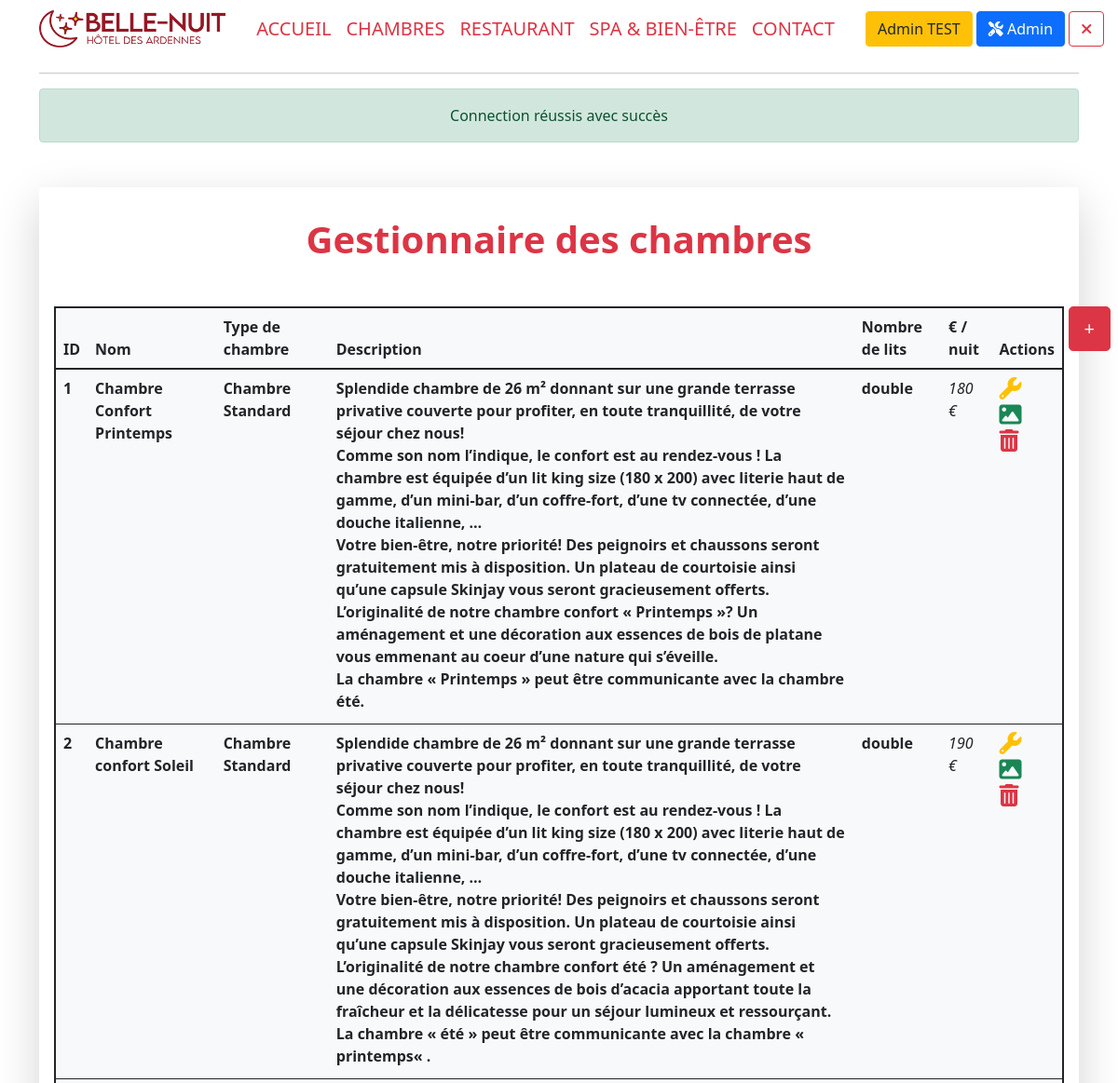
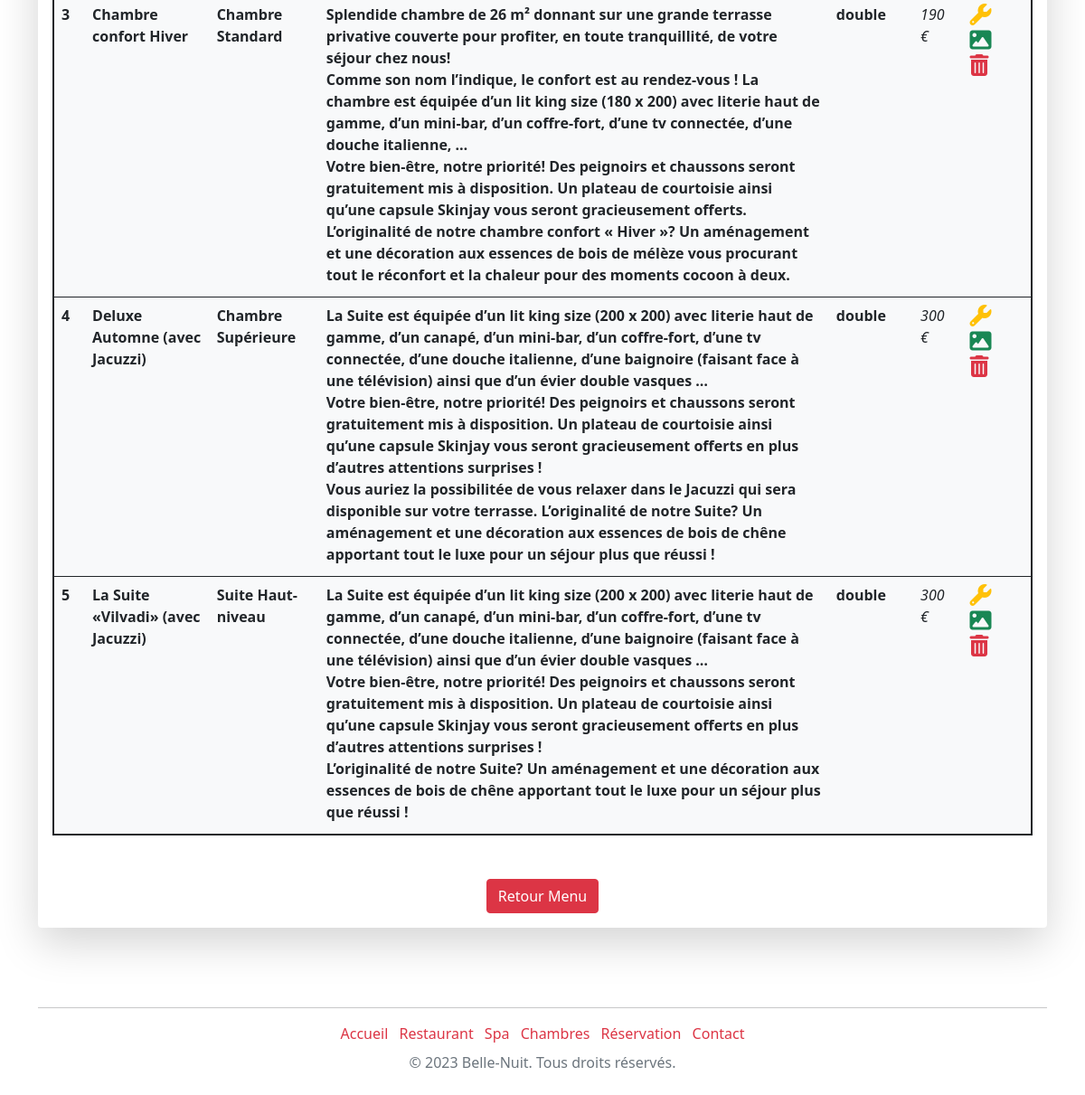
/adminBedrooms (signed in), run on the app's committed database (2 pictures, top to bottom).
### tables this page shows
CREATE TABLE `bedroom` (
  `bedroom_id` int(11) NOT NULL,
  `bedroom_name` varchar(40) NOT NULL,
  `bedroom_description` text NOT NULL,
  `bedroom_bed` enum('double','twin','single') NOT NULL,
  `bedroom_priceday` int(11) NOT NULL,
  `id_roomcategory` int(11) NOT NULL
);

CREATE TABLE `category_bedroom` (
  `roomcategory_id` int(11) NOT NULL,
  `roomcategory_name` varchar(30) NOT NULL
);

### models/Model.class.php (called while the page is built, shortened)
<?php
abstract class Model{
    private static $pdo;
    private static function setBdd(){
        self::$pdo = new PDO("mysql:host=localhost;dbname=hotel;charset=utf8", "root", "");
        self::$pdo->setAttribute(PDO::ATTR_ERRMODE, PDO::ERRMODE_WARNING);
    }
    protected function getBdd(){
        return self::$pdo;
    }
}

### models/FrontManager.model.php (called while the page is built, shortened)
<?php
require_once("Model.class.php");
class FrontManager extends Model
{
    public function getAllBedrooms()
    {
        $stmt = $this->getBdd()->prepare('
        SELECT bedroom_id,bedroom_name,bedroom_description,bedroom_bed,bedroom_priceday, category_bedroom.roomcategory_name FROM bedroom
        INNER JOIN category_bedroom ON  bedroom.id_roomcategory = category_bedroom.roomcategory_id');
        $stmt->execute();
        $bedrooms = $stmt->fetchAll(PDO::FETCH_ASSOC);
        return $bedrooms;
    }
}

### views/main/back/adminBedrooms.view.php (the view)
<div class="container-fluid shadow-lg p-3 mb-5 mt-5 bg-body rounded mx-auto">
<h1 class="text-center my-3 text-danger fw-bolder mb-5">Gestionnaire des chambres</h1>
<a href="adminBedroomAdd"><button class="btn btn-danger btn-lg position-fixed top-1 end-0 me-2" name="btnRegistration">+</button></a>
<table class="table container bg-light p-5 rounded mb-5 border border-2 border-dark">
    <thead class="bg-light">
    <tr>
        <th>ID</th>
        <th>Nom</th>
        <th>Type de chambre</th>
        <th>Description</th>
        <th>Nombre de lits</th>
        <th>€ / nuit</th>
        <th>Actions</th>
    </tr>
    </thead>
    <tbody>
    <?php foreach ($bedrooms as $key => $bedroom) { ?>
        <tr>
            <td>
                <p class="fw-bold mb-1"><?= $bedroom["bedroom_id"] ?></p>
            </td>
            <td>
                <p class="fw-bold mb-1"><?= $bedroom["bedroom_name"] ?></p>
            </td>
            <td>
                <p class="fw-bold mb-1"><?= $bedroom["roomcategory_name"] ?></p>
            </td>
            <td>
                <p class="fw-bold mb-1"><?= $bedroom["bedroom_description"] ?></p>
            </td>
            <td>
                <p class="fw-bold mb-1"><?= $bedroom["bedroom_bed"] ?></p>
            </td>
            <td>
                <p class="fst-italic mb-1"><?= $bedroom["bedroom_priceday"] ?> € </p>
            </td>
            <td>
                <a href="adminEditBed&idEditBed=<?= $bedroom['bedroom_id'] ?>" class="mb-3 text-warning">
                    <i class="fa-solid fa-wrench fa-xl  mt-2"></i>
                </a><br>
                <a href="adminManagerBedPicture&idEditBed=<?= $bedroom['bedroom_id'] ?>" class="text-success mt-5">
                    <i class="fa-solid fa-image fa-xl  mt-3"></i>
                </a><br>
                <a href="deleteBedroom&idDelBedRoom=<?= $bedroom['bedroom_id'] ?>" onclick="return confirm('Êtes-vous sûr de vouloir supprimer cet élément ?')" class="text-danger text-end mt-3">
                    <i class="fa-solid fa-xl fa-trash-can  mt-3"></i>
                </a>
            </td>
        </tr>
    <?php } ?>
    </tbody>
</table>
    <div class="text-center">
        <a href="admin" class="btn btn-danger">Retour Menu</a>
    </div>
</div>

### data on the page
bedroom: bedroom_id "1", bedroom_name "Chambre Confort Printemps", id_roomcategory.roomcategory_name "Chambre Standard", bedroom_description "Splendide chambre de 26 m² donnant sur une grande terrasse privative couverte pour profiter, en toute tranquillité, de votre séjour chez nous! Comme son nom l’indique, le confort est au rendez-vous ! La chambre est équipée d’un lit king size (180 x 200) avec literie haut de gamme, d’un mini-bar, d’un coffre-fort, d’une tv connectée, d’une douche italienne, … Votre bien-être, notre priorité! Des peignoirs et chaussons seront gratuitement mis à disposition. Un plateau de courtoisie ainsi qu’une capsule Skinjay vous seront gracieusement offerts. L’originalité de notre chambre confort « Printemps »? Un aménagement et une décoration aux essences de bois de platane vous emmenant au coeur d’une…", bedroom_bed "double", bedroom_priceday "180"
bedroom: bedroom_id "2", bedroom_name "Chambre confort Soleil", id_roomcategory.roomcategory_name "Chambre Standard", bedroom_description "Splendide chambre de 26 m² donnant sur une grande terrasse privative couverte pour profiter, en toute tranquillité, de votre séjour chez nous! Comme son nom l’indique, le confort est au rendez-vous ! La chambre est équipée d’un lit king size (180 x 200) avec literie haut de gamme, d’un mini-bar, d’un coffre-fort, d’une tv connectée, d’une douche italienne, … Votre bien-être, notre priorité! Des peignoirs et chaussons seront gratuitement mis à disposition. Un plateau de courtoisie ainsi qu’une capsule Skinjay vous seront gracieusement offerts. L’originalité de notre chambre confort été ? Un aménagement et une décoration aux essences de bois d’acacia apportant toute la fraîcheur et la…", bedroom_bed "double", bedroom_priceday "190"
bedroom: bedroom_id "3", bedroom_name "Chambre confort Hiver", id_roomcategory.roomcategory_name "Chambre Standard", bedroom_description "Splendide chambre de 26 m² donnant sur une grande terrasse privative couverte pour profiter, en toute tranquillité, de votre séjour chez nous! Comme son nom l’indique, le confort est au rendez-vous ! La chambre est équipée d’un lit king size (180 x 200) avec literie haut de gamme, d’un mini-bar, d’un coffre-fort, d’une tv connectée, d’une douche italienne, … Votre bien-être, notre priorité! Des peignoirs et chaussons seront gratuitement mis à disposition. Un plateau de courtoisie ainsi qu’une capsule Skinjay vous seront gracieusement offerts. L’originalité de notre chambre confort « Hiver »? Un aménagement et une décoration aux essences de bois de mélèze vous procurant tout le réconfort et…", bedroom_bed "double", bedroom_priceday "190"
bedroom: bedroom_id "4", bedroom_name "Deluxe Automne (avec Jacuzzi)", id_roomcategory.roomcategory_name "Chambre Supérieure", bedroom_description "La Suite est équipée d’un lit king size (200 x 200) avec literie haut de gamme, d’un canapé, d’un mini-bar, d’un coffre-fort, d’une tv connectée, d’une douche italienne, d’une baignoire (faisant face à une télévision) ainsi que d’un évier double vasques … Votre bien-être, notre priorité! Des peignoirs et chaussons seront gratuitement mis à disposition. Un plateau de courtoisie ainsi qu’une capsule Skinjay vous seront gracieusement offerts en plus d’autres attentions surprises ! Vous auriez la possibilitée de vous relaxer dans le Jacuzzi qui sera disponible sur votre terrasse. L’originalité de notre Suite? Un aménagement et une décoration aux essences de bois de chêne apportant tout le luxe…", bedroom_bed "double", bedroom_priceday "300"
bedroom: bedroom_id "5", bedroom_name "La Suite «Vilvadi» (avec Jacuzzi)", id_roomcategory.roomcategory_name "Suite Haut-niveau", bedroom_description "La Suite est équipée d’un lit king size (200 x 200) avec literie haut de gamme, d’un canapé, d’un mini-bar, d’un coffre-fort, d’une tv connectée, d’une douche italienne, d’une baignoire (faisant face à une télévision) ainsi que d’un évier double vasques … Votre bien-être, notre priorité! Des peignoirs et chaussons seront gratuitement mis à disposition. Un plateau de courtoisie ainsi qu’une capsule Skinjay vous seront gracieusement offerts en plus d’autres attentions surprises ! L’originalité de notre Suite? Un aménagement et une décoration aux essences de bois de chêne apportant tout le luxe pour un séjour plus que réussi !", bedroom_bed "double", bedroom_priceday "300"

### other printed values
$_SESSION["surname"] "Admin"
$_SESSION["name"] "TEST"
$_SESSION['alert']['message'] "Connection réussis avec succès"
